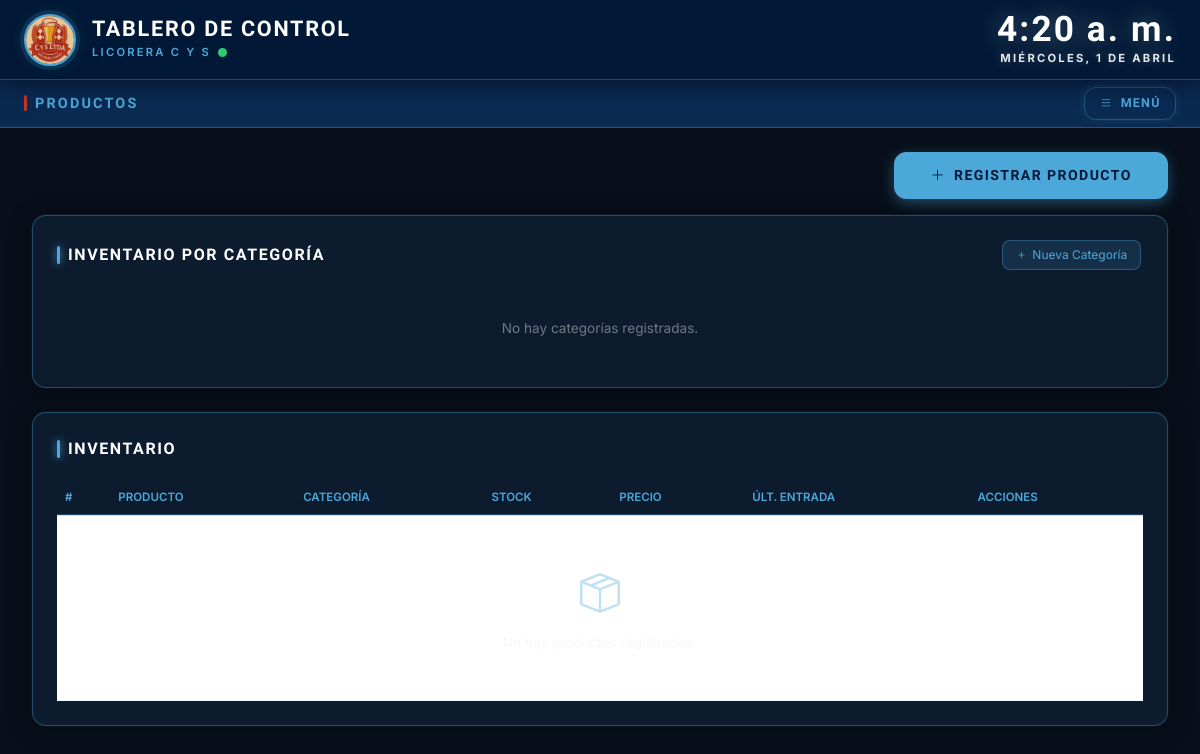
/producto/, run on an earlier commit of the app's database.
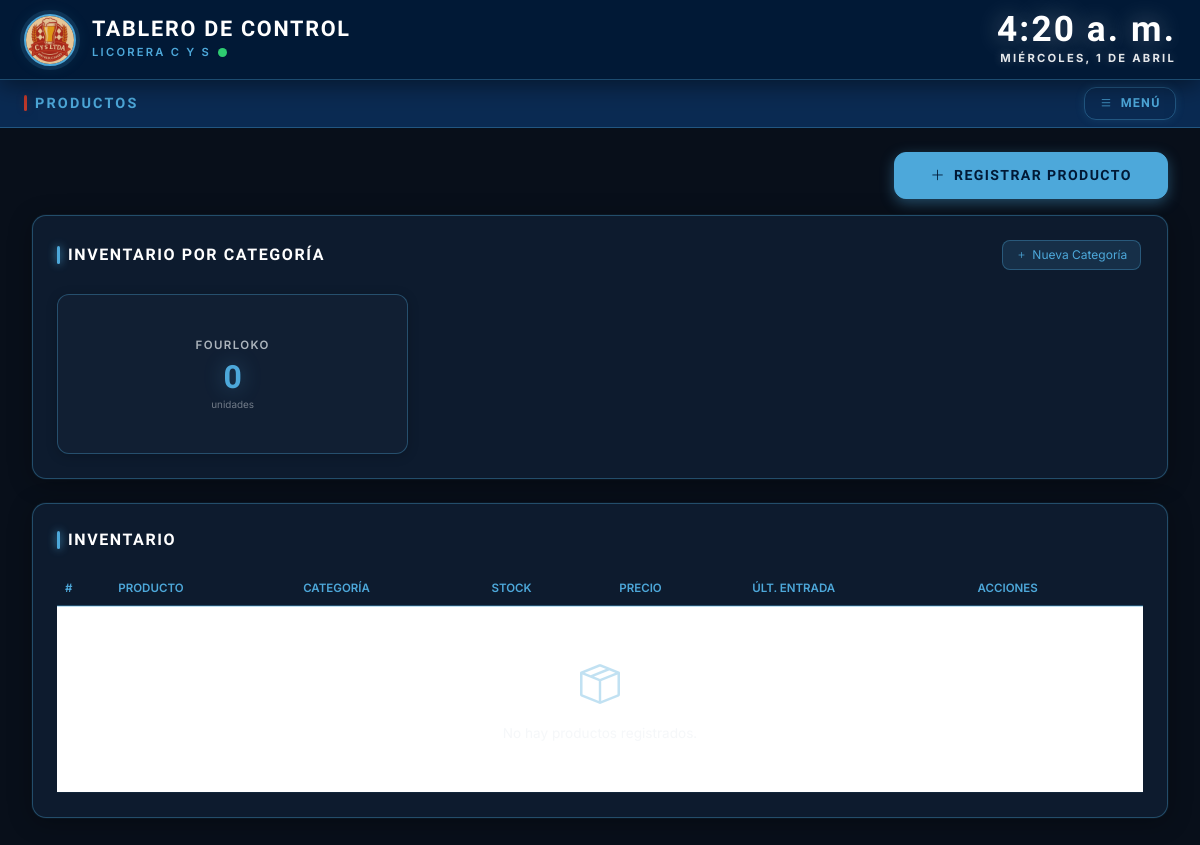
And on a later commit of the database.
### producto/models.py (models this page shows)
class Categoria(models.Model):
    codigo      = models.CharField(max_length=20, unique=True)
    nombre      = models.CharField(max_length=100)
    descripcion = models.TextField(blank=True, null=True)
    class Meta:
        verbose_name        = "Categoría"
        verbose_name_plural = "Categorías"
        ordering            = ["nombre"]
    def __str__(self):
        return self.nombre

### producto/views.py (the view, shortened to what this page needs)
# urls.py: path("", views.producto_lista, name="producto_lista"),
def producto_lista(request):
    form = ProductoForm()
    categorias = Categoria.objects.all()
    resumen_categorias = []
    for cat in categorias:
        resumen_categorias.append({
            "nombre": cat.nombre,
            "total":  cat.productos.count(),
        })
    stock_critico = Producto.objects.filter(cantidad_disponible__lte=5)
    productos = Producto.objects.select_related("categoria").all()
    context = {
        "form":               form,
        "productos":          productos,
        "resumen_categorias": resumen_categorias,
        "stock_critico":      stock_critico,
    }
    return render(request, "producto.html", context)

### licorera/context_processors.py (called while the page is built)
def datos_globales(request):
    return {
        "total_productos": Producto.objects.count(),
        "stock_critico": Producto.objects.filter(cantidad_disponible__lte=5).count(),
        "total_categorias": Categoria.objects.count()
    }

### producto/templates/producto.html (shortened to what the changed rows need)
{% extends 'base.html' %}
{% load static %}
{% block extra_css %}
<link rel="stylesheet" href="{% static 'css/producto.css' %}">
{% endblock %}
{% block content %}
<div class="container-fluid p-0">
  <section class="cys-card mb-4">
    <div class="row g-3">
      {% for cat in resumen_categorias %}
        <div class="col-md-4">
          <div class="cys-stat-card text-center">
            <div class="cys-stat-card__label">{{ cat.nombre }}</div>
            <div class="cys-stat-card__val">{{ cat.total }}</div>
            <div style="font-size:.62rem; color:var(--texto-muted); margin-top:.25rem;">unidades</div>
          </div>
        </div>
      {% empty %}
        <div class="col-12 text-center py-4" style="color:var(--texto-muted); font-size:.85rem;">
          No hay categorías registradas.
        </div>
      {% endfor %}
    </div>
  </section>
  <section class="cys-card mb-4">
    <div class="table-responsive">
      <table class="table table-hover align-middle mb-0">
        <thead>
          <tr style="border-bottom:2px solid var(--azul-borde);">
            <th class="text-uppercase" style="font-size:.72rem; color:var(--gris-claro); font-weight:600;">#</th>
            <th class="text-uppercase" style="font-size:.72rem; color:var(--gris-claro); font-weight:600;">Producto</th>
            <th class="text-uppercase" style="font-size:.72rem; color:var(--gris-claro); font-weight:600;">Categoría</th>
            <th class="text-uppercase" style="font-size:.72rem; color:var(--gris-claro); font-weight:600;">Stock</th>
            <th class="text-uppercase" style="font-size:.72rem; color:var(--gris-claro); font-weight:600;">Precio</th>
            <th class="text-uppercase" style="font-size:.72rem; color:var(--gris-claro); font-weight:600;">Últ. Entrada</th>
            <th class="text-uppercase" style="font-size:.72rem; color:var(--gris-claro); font-weight:600;">Acciones</th>
          </tr>
        </thead>
      </table>
    </div>
  </section>
</div>
{% endblock %}

What changed in the data, as far as the page shows it:
added Categoria: nombre "FOURLOKO"
Also different on the page:
new list line: "0 unidades"
text no longer shown: "No hay categorías registradas."
